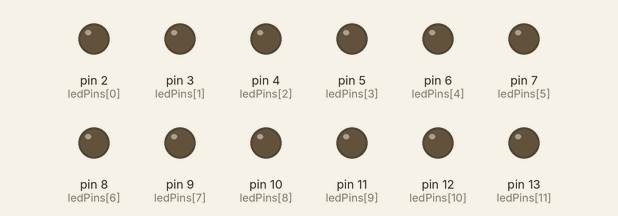
Bench run of a sketch on a simulated Arduino Uno, built with avr-gcc and run on an emulated ATmega328P. On the bench: output pins drawn as LEDs (lit = HIGH).

Above: at 1.4 s.
At 3.6 s:
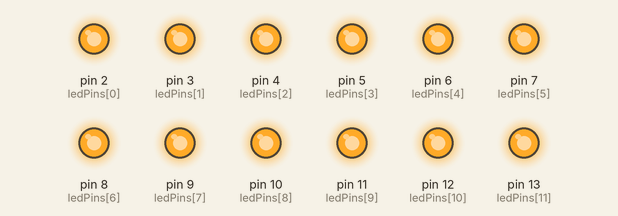
At 4.9 s:
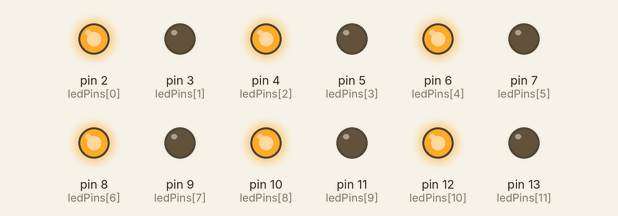
At 5.6 s:
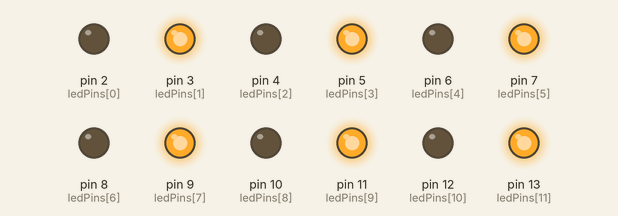
At 9.95 s:
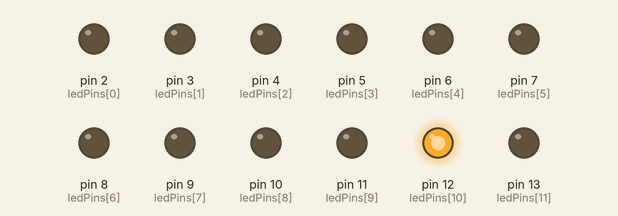
At 14.35 s:
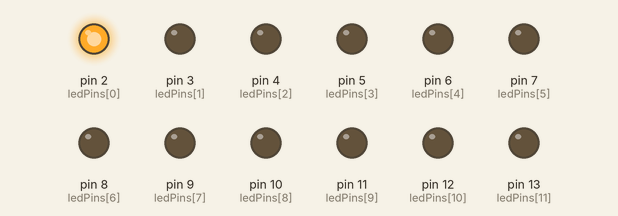
Timing chart, 0 to 15.0 s (numbered marks = the images above):
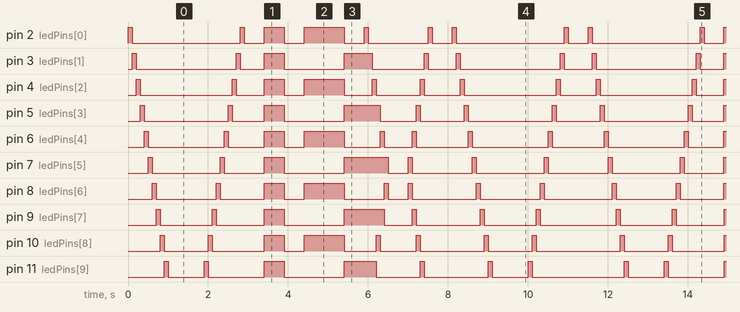

The sketch:

arduinocode.ino
```cpp
const int ledPins[] = {2, 3, 4, 5, 6, 7, 8, 9, 10, 11, 12, 13};

void setup() {
  for (int i = 0; i < 12; i++) {
    pinMode(ledPins[i], OUTPUT);
  }
}

void loop() {
  for (int i = 0; i < 12; i++) {
    digitalWrite(ledPins[i], HIGH);
    delay(100);
    digitalWrite(ledPins[i], LOW);
  }

  delay(500);
  for (int i = 11; i >= 0; i--) {
    digitalWrite(ledPins[i], HIGH);
    delay(100);
    digitalWrite(ledPins[i], LOW);
  }

  delay(500);
  for (int i = 0; i < 12; i++) {
    digitalWrite(ledPins[i], HIGH);
  }
  delay(500);
  for (int i = 0; i < 12; i++) {
    digitalWrite(ledPins[i], LOW);
  }
  delay(500);
  for (int i = 0; i < 12; i++) {
    if (i % 2 == 0) {
      digitalWrite(ledPins[i], HIGH);
    } else {
      digitalWrite(ledPins[i], LOW);
    }
  }
  delay(500);
  for (int i = 0; i < 12; i++) {
    if (i % 2 == 0) {
      digitalWrite(ledPins[i], HIGH);
    } else {
      digitalWrite(ledPins[i], LOW);
    }
  }
  delay(500);
  for (int i = 0; i < 12; i++) {
    if (i % 2 != 0) {
      digitalWrite(ledPins[i], HIGH);
    } else {
      digitalWrite(ledPins[i], LOW);
    }
  }
  delay(500);
  for (int i = 0; i < 6; i++) {
    digitalWrite(ledPins[i], HIGH);
    digitalWrite(ledPins[11 - i], HIGH);
    delay(100);
    digitalWrite(ledPins[i], LOW);
    digitalWrite(ledPins[11 - i], LOW);
  }
  delay(500);
  for (int i = 0; i < 6; i++) {
    digitalWrite(ledPins[5 - i], HIGH);
    digitalWrite(ledPins[6 + i], HIGH);
    delay(100);
    digitalWrite(ledPins[5 - i], LOW);
    digitalWrite(ledPins[6 + i], LOW);
  }
  delay(500);
  for (int i = 0; i < 12; i++) {
    digitalWrite(ledPins[i], HIGH);
    delay(100);
    digitalWrite(ledPins[i], LOW);
  }

  delay(500);
  for (int i = 11; i >= 0; i--) {
    digitalWrite(ledPins[i], HIGH);
    delay(100);
    digitalWrite(ledPins[i], LOW);
  }

  delay(500);
}
```

Measured:
- by itself, pin 7 (ledPins[5]): repeats every 11.5 s: LOW 1.7 s, HIGH 0.10 s, LOW 1.0 s, HIGH 0.50 s, LOW 1.5 s, HIGH 1.1 s, LOW 0.50 s, HIGH 0.10 s, LOW 1.5 s, HIGH 0.10 s, LOW 1.7 s, HIGH 0.10 s, LOW 1.5 s, HIGH 0.10 s
- by itself, pin 9 (ledPins[7]): repeats every 11.5 s: LOW 1.3 s, HIGH 0.10 s, LOW 1.2 s, HIGH 0.50 s, LOW 1.5 s, HIGH 1.0 s, LOW 0.70 s, HIGH 0.10 s, LOW 1.6 s, HIGH 0.10 s, LOW 1.3 s, HIGH 0.10 s, LOW 1.9 s, HIGH 0.10 s
- by itself, everything shown: repeats every 11.5 s, in 70 steps
